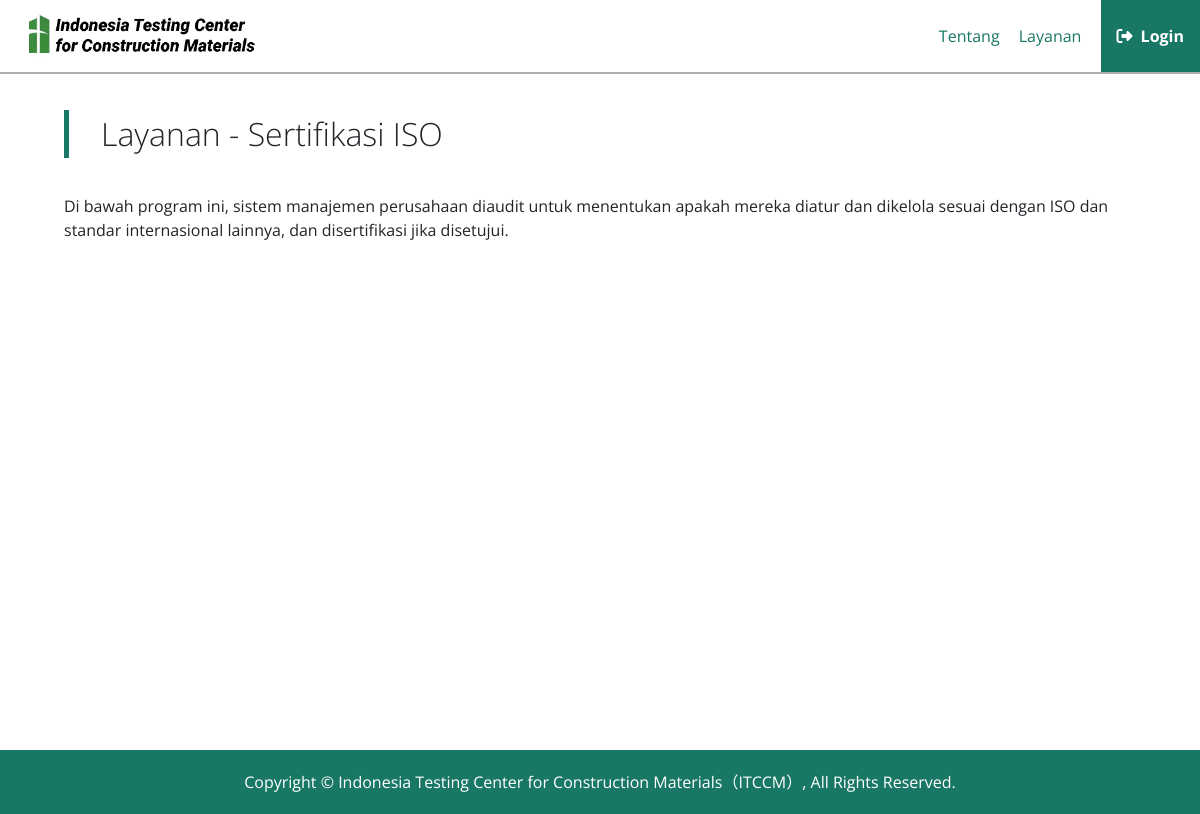
The app's page /service/index.php, older data.
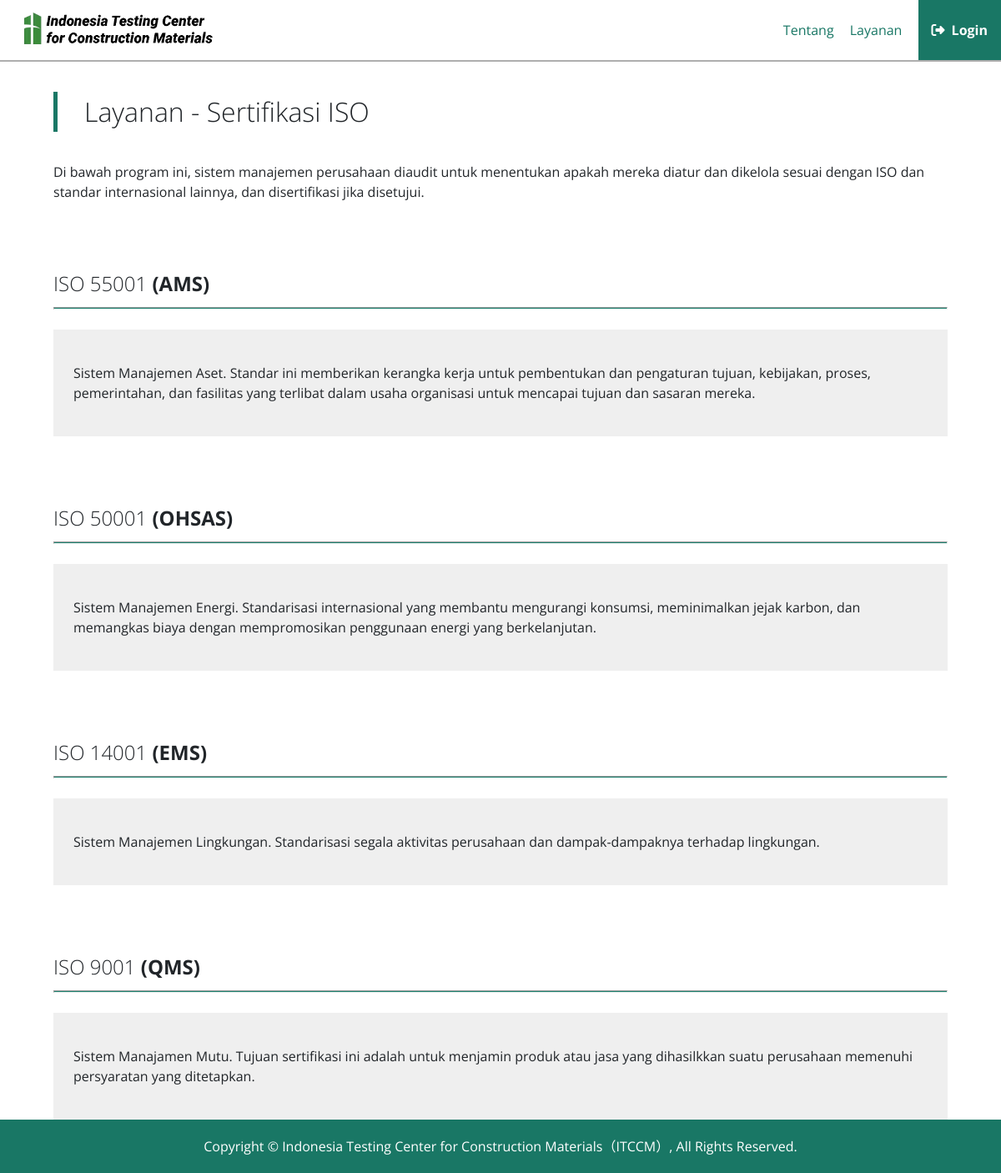
The same page, newer data.
### tables this page shows
CREATE TABLE `standards` (
  `id` int(11) NOT NULL,
  `code` varchar(20) NOT NULL,
  `name` varchar(255) DEFAULT NULL,
  `desc` text DEFAULT NULL
);

### core/functions.php (called while the page is built, shortened)
<?php
require_once('examinations.php');
function query($query, $toObject = true) {
	global $connection;
	$result = mysqli_query($connection, $query);
	$rows = [];
	while($row = mysqli_fetch_assoc($result) ) {
		$rows[] = $toObject ? (object) $row : $row;
	}
	return $rows;
}
function all($table) {
  $result = query("SELECT * FROM $table ORDER BY id DESC");
	return $result;
}

### web/service/index.php (the view, shortened to what this page needs)
<?php
include_once('../../core/functions.php');
$standards = all("standards");
?>
<?php require_once('../../layouts/web/header.php') ?>
<main class="container-fluid">
    <h1 class="heading">Layanan - Sertifikasi ISO</h1>
    <p>Di bawah program ini, sistem manajemen perusahaan diaudit untuk menentukan apakah mereka diatur dan dikelola sesuai dengan ISO dan standar internasional lainnya, dan disertifikasi jika disetujui.</p>
    <?php foreach ($standards as $standard) : ?>
        <section style="margin-top: 5rem;">
            <h2 class="sub-heading"><?= $standard->name ?> <b>(<?= $standard->code ?>)</b></h2>
            <hr class="mb-4">
            <div class="bg-gray p-4">
                <p><?= $standard->desc ?></p>
            </div>
        </section>
    <?php endforeach; ?>
</main>
<?php require_once('../../layouts/web/footer.php') ?>

### layouts/web/header.php (shortened to what this page needs)
<!DOCTYPE html>
<html lang="en">
<head>
    <link href="https://cdn.jsdelivr.net/npm/select2@4.1.0-rc.0/dist/css/select2.min.css" rel="stylesheet" />
    <link rel="stylesheet" type="text/css" href="https://cdn.datatables.net/v/dt/dt-1.12.1/datatables.min.css"/>
    <link rel="stylesheet" href="https://cdnjs.cloudflare.com/ajax/libs/tempusdominus-bootstrap-4/5.39.0/css/tempusdominus-bootstrap-4.min.css" />
    <link href="https://cdn.quilljs.com/1.3.6/quill.snow.css" rel="stylesheet">
    <link href="../../assets/css/utility.css" rel="stylesheet">
    <link href="../../assets/css/web.css" rel="stylesheet">
</head>
<body>
    <?php require_once('navbar.php') ?>

### layouts/web/navbar.php
<nav id="navbar" class="row">
    <a href="../../web/home/index.php" class="col col-4 pl-4 pt-2 pb-2">
        <img src="../../assets/img/logo_horizontal.png" alt="" style="height: 50px;">
    </a>
    <div id="navbar-menu" class="col col-8 d-flex align-items-center justify-content-end">
        <a href="../../web/about/index.php">Tentang</a>
        <a href="../../web/service/index.php">Layanan</a>
        <a href="../../auth/login.php" class="login-btn">
            <i class="fa-solid fa-right-from-bracket mr-2"></i>
            <span>Login</span>
        </a>
    </div>
</nav>

### layouts/web/footer.php (shortened to what this page needs)
<footer class="container-fluid bg-primary text-white text-center p-1">
    <p>Copyright © Indonesia Testing Center for Construction Materials（ITCCM）, All Rights Reserved.</p>
</footer>
</body>
</html>

### assets/css/utility.css (style rules this page uses)
:root { --primary: #197765; --secondary: #176859; --accent: #1f8673; --success: #197765; --info: #454E9E; --warning: #F7D002; --danger: #BF1A2F; --gray: #efefef; }
* { box-sizing:border-box; }
article, aside, figcaption, figure, footer, header, hgroup, main, nav, section { display: block; }
body { margin: 0px!important; font-family: 'Merriweather', sans-serif!important; font-size: 1rem; font-weight: 400; line-height: 1.5; color: #212529; text-align: left; background-color: #fff; }
a { text-decoration: none!important; color: var(--primary)!important; }
.bg-primary { background: var(--primary)!important; }
.bg-gray { background: var(--gray)!important; }
.text-white { color: #fff!important; }
.text-center { text-align: center !important; }
.d-flex { display: flex !important; }
.justify-content-end { justify-content: flex-end !important; }
.align-items-center { align-items: center !important; }
.mr-2 { margin-right: 0.5rem !important; }
.mb-4 { margin-bottom: 1.5rem !important; }
.p-1 { padding: 0.25rem !important; }
.pt-2 { padding-top: 0.5rem !important; }
.pb-2 { padding-bottom: 0.5rem !important; }
.p-4 { padding: 1.5rem !important; }
.pl-4 { padding-left: 1.5rem !important; }
.row { display: flex; flex-wrap: wrap; }
.col, .col-1, .col-2, .col-3, .col-4, .col-5, .col-6, .col-7, .col-8, .col-9, .col-10, .col-11, .col-12 { position: relative; width: 100%; }
.col { flex: 0 0 100%; max-width: 100%; }
.container-fluid { padding-right: 4rem; padding-left: 4rem; }
@media (min-width: 768px) { .col-4 { flex: 0 0 33.333333%; max-width: 33.333333%; } }
@media (min-width: 768px) { .col-8 { flex: 0 0 66.666667%; max-width: 66.666667%; } }

### assets/css/web.css (style rules this page uses)
body { font-family: 'Open Sans', sans-serif!important; }
nav#navbar { border-bottom: 2px solid #aeaeae; }
nav#navbar #navbar-menu { gap: 1.2rem; }
nav#navbar .login-btn { height: 100%; display: flex; align-items: center; justify-content: center; padding: 1rem; background: var(--primary); color: #fff!important; font-weight: bold; }
main { min-height: 80vh; }
main .heading { padding-left: 2rem; margin-top: 2.25rem; margin-bottom: 2.25rem; border-left: 5px solid var(--primary); font-weight: lighter; }
main .sub-heading { font-weight: lighter; margin-bottom: 10px; }
main hr { height: 3px; background: var(--accent); }

Row changes from the older to the newer data that the page shows:
added standards: name "ISO 55001", code "AMS", desc "Sistem Manajemen Aset. Standar ini memberikan kerangka kerja untuk pembentukan dan pengaturan tujuan, kebijakan, proses, pemerintahan, dan fasilitas yang terlibat dalam usaha organisasi untuk mencapai tujuan dan sasaran mereka."
added standards: name "ISO 50001", code "OHSAS", desc "Sistem Manajemen Energi. Standarisasi internasional yang membantu mengurangi konsumsi, meminimalkan jejak karbon, dan memangkas biaya dengan mempromosikan penggunaan energi yang berkelanjutan."
added standards: name "ISO 14001", code "EMS", desc "Sistem Manajemen Lingkungan. Standarisasi segala aktivitas perusahaan dan dampak-dampaknya terhadap lingkungan."
added standards: name "ISO 9001", code "QMS", desc "Sistem Manajamen Mutu. Tujuan sertifikasi ini adalah untuk menjamin produk atau jasa yang dihasilkkan suatu perusahaan memenuhi persyaratan yang ditetapkan."
